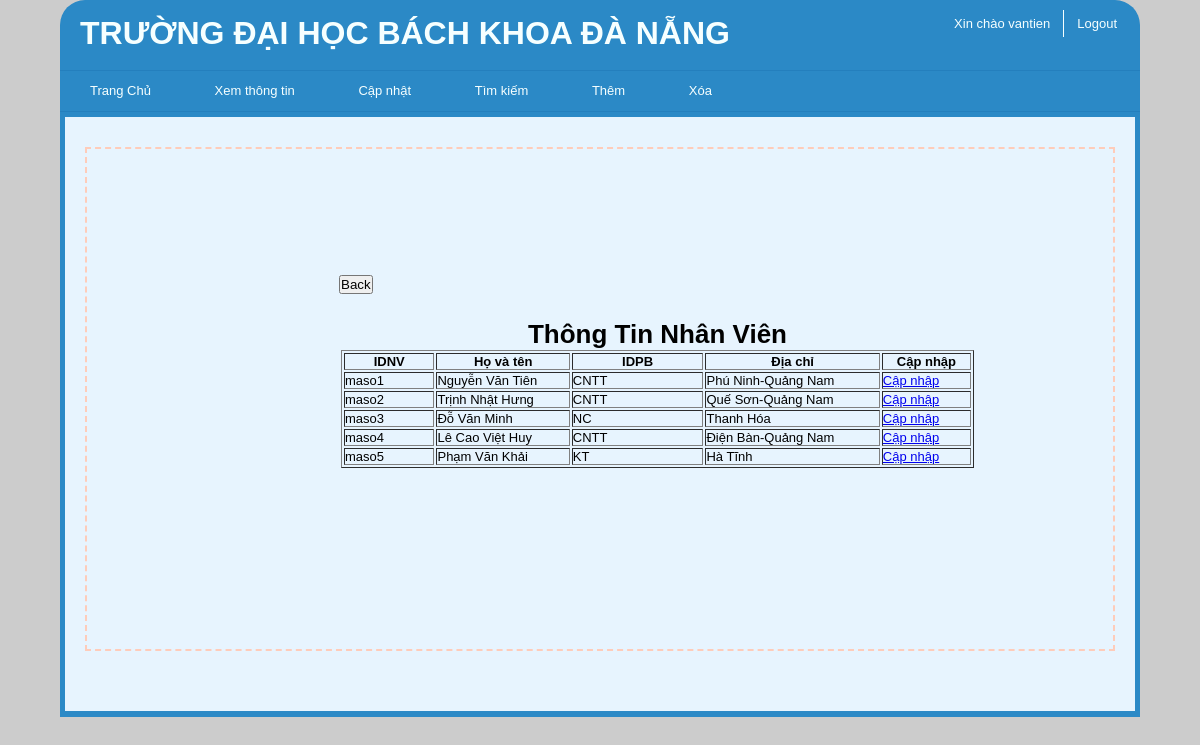
Page /dulieu/CapNhapNV.php (signed in) on the committed database.
### tables this page shows
CREATE TABLE `nhanvien` (
  `IDNV` varchar(20) NOT NULL,
  `Hoten` varchar(50) NOT NULL,
  `IDPB` varchar(20) NOT NULL,
  `Diachi` varchar(50) NOT NULL
);

### dulieu/CapNhapNV.php (the view, shortened to what this page needs)
<?php include("index.php"); ?>
<!DOCTYPE html>
<html lang="en">
<head>
    <link rel="stylesheet" href="Trangchu.html">
</head>
<body>
    <?php
    if(isset($_COOKIE["username"])){
        $servername = "localhost:3307";
        $username = "root";
        $password = "";
        $dbname = "dulieu";
        $conn = mysqli_connect($servername, $username, $password, $dbname);
        echo "<div style='width: 650px; position: absolute;top: 250px;left: 27%;'>";
        $sql = "select * from nhanvien";
        $result = mysqli_query($conn, $sql);
        echo '<div><input type="button" value="Back" id="back" style="margin: 25px 15px;"></div>
        <script>document.getElementById("back").onclick = function(){
            location.href = "./index.php";
        }</script>';
        if(mysqli_num_rows($result) > 0){
            echo "<table border='1' style='margin-left: 17px;'>
        <colgroup>
            <col width='100' >
            <col width='150' >
            <col width='150'>
            <col width='200' >
            <col width='100' >
        </colgroup>
        <caption><h1>Thông Tin Nhân Viên</h1></caption>
        <tr>
            <th>IDNV</th>
            <th>Họ và tên</th>
            <th>IDPB</th>
            <th>Địa chỉ</th>
            <th>Cập nhập</th>
        </tr>";
            while($row = mysqli_fetch_assoc($result)){
                $IDNV = $row["IDNV"];
                $Hoten = $row["Hoten"];
                $IDPB = $row["IDPB"];
                $Diachi = $row["Diachi"];
                $url = "CapNhapNVCT.php?IDNV=$IDNV";
                echo "
                <tr>
                    <td>$IDNV</td>
                    <td>$Hoten</td>
                    <td>$IDPB</td>
                    <td>$Diachi</td>
                    <td><a href='$url'>Cập nhập</a></td>
                </tr>";
            }
        }else{
            echo "<h3 style='margin: 15px;'>Không tìm thấy</h3>";
        }
        echo "</table></div>";
    } else {
        header("location:DangNhap.php?CapnhapNV=''");
    }
    ?>
</body>
</html>

### dulieu/Trangchu.css (style rules this page uses)
body { font-family: Verdana, Geneva, Tahoma, sans-serif; font-size: 13px; font-weight: 300; background: #cccccc; }
* { margin: 0; padding: 0; }

### rows in the picture
nhanvien: IDNV "maso1", Hoten "Nguyễn Văn Tiên", IDPB "CNTT", Diachi "Phú Ninh-Quảng Nam"
nhanvien: IDNV "maso2", Hoten "Trịnh Nhật Hưng", IDPB "CNTT", Diachi "Quế Sơn-Quảng Nam"
nhanvien: IDNV "maso3", Hoten "Đỗ Văn Minh", IDPB "NC", Diachi "Thanh Hóa"
nhanvien: IDNV "maso4", Hoten "Lê Cao Việt Huy", IDPB "CNTT", Diachi "Điện Bàn-Quảng Nam"
nhanvien: IDNV "maso5", Hoten "Phạm Văn Khải", IDPB "KT", Diachi "Hà Tĩnh"

### other values in the picture
$name "vantien"
